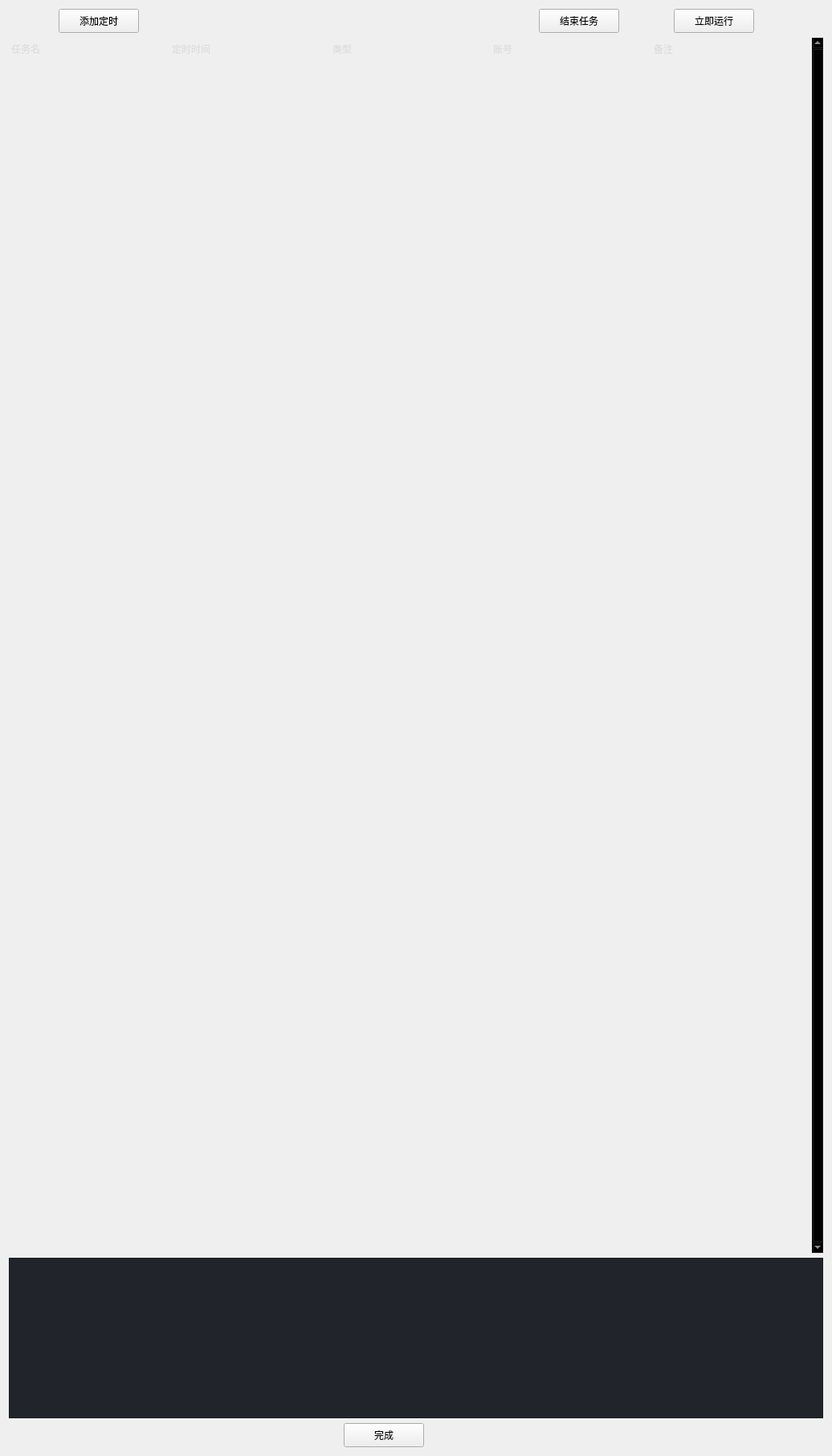
                     <widget class="QWidget" name="page_cron">
                      <layout class="QGridLayout" name="gridLayout_8">
                       <item row="0" column="0">
                        <spacer name="horizontalSpacer_3">
                         <property name="orientation">
                          <enum>Qt::Orientation::Horizontal</enum>
                         </property>
                         <property name="sizeHint" stdset="0">
                          <size>
                           <width>40</width>
                           <height>20</height>
                          </size>
                         </property>
                        </spacer>
                       </item>
                       <item row="2" column="0" colspan="19">
                        <widget class="QPlainTextEdit" name="plainTextEdit_cron">
                         <property name="minimumSize">
                          <size>
                           <width>200</width>
                           <height>200</height>
                          </size>
                         </property>
                         <property name="styleSheet">
                          <string notr="true">background-color: rgb(33, 37, 43);</string>
                         </property>
                         <property name="readOnly">
                          <bool>true</bool>
                         </property>
                         <property name="plainText">
                          <string/>
                         </property>
                         <property name="backgroundVisible">
                          <bool>false</bool>
                         </property>
                         <property name="placeholderText">
                          <string>实时运行日志</string>
                         </property>
                        </widget>
                       </item>
                       <item row="0" column="2">
                        <spacer name="horizontalSpacer_11">
                         <property name="orientation">
                          <enum>Qt::Orientation::Horizontal</enum>
                         </property>
                         <property name="sizeHint" stdset="0">
                          <size>
                           <width>40</width>
                           <height>20</height>
                          </size>
                         </property>
                        </spacer>
                       </item>
                       <item row="3" column="1">
                        <spacer name="horizontalSpacer_6">
                         <property name="orientation">
                          <enum>Qt::Orientation::Horizontal</enum>
                         </property>
                         <property name="sizeHint" stdset="0">
                          <size>
                           <width>40</width>
                           <height>20</height>
                          </size>
                         </property>
                        </spacer>
                       </item>
                       <item row="0" column="8">
                        <spacer name="horizontalSpacer_9">
                         <property name="orientation">
                          <enum>Qt::Orientation::Horizontal</enum>
                         </property>
                         <property name="sizeHint" stdset="0">
                          <size>
                           <width>40</width>
                           <height>20</height>
                          </size>
                         </property>
                        </spacer>
                       </item>
                       <item row="0" column="5">
                        <spacer name="horizontalSpacer_12">
                         <property name="orientation">
                          <enum>Qt::Orientation::Horizontal</enum>
                         </property>
                         <property name="sizeHint" stdset="0">
                          <size>
                           <width>40</width>
                           <height>20</height>
                          </size>
                         </property>
                        </spacer>
                       </item>
                       <item row="3" column="13">
                        <spacer name="horizontalSpacer_18">
                         <property name="orientation">
                          <enum>Qt::Orientation::Horizontal</enum>
                         </property>
                         <property name="sizeHint" stdset="0">
                          <size>
                           <width>40</width>
                           <height>20</height>
                          </size>
                         </property>
                        </spacer>
                       </item>
                       <item row="3" column="4">
                        <spacer name="horizontalSpacer_21">
                         <property name="orientation">
                          <enum>Qt::Orientation::Horizontal</enum>
                         </property>
                         <property name="sizeHint" stdset="0">
                          <size>
                           <width>40</width>
                           <height>20</height>
                          </size>
                         </property>
                        </spacer>
                       </item>
                       <item row="3" column="5">
                        <spacer name="horizontalSpacer_87">
                         <property name="orientation">
                          <enum>Qt::Orientation::Horizontal</enum>
                         </property>
                         <property name="sizeHint" stdset="0">
                          <size>
                           <width>40</width>
                           <height>20</height>
                          </size>
                         </property>
                        </spacer>
                       </item>
                       <item row="3" column="8" colspan="2">
                        <spacer name="horizontalSpacer_14">
                         <property name="orientation">
                          <enum>Qt::Orientation::Horizontal</enum>
                         </property>
                         <property name="sizeHint" stdset="0">
                          <size>
                           <width>40</width>
                           <height>20</height>
                          </size>
                         </property>
                        </spacer>
                       </item>
                       <item row="3" column="2">
                        <spacer name="horizontalSpacer_10">
                         <property name="orientation">
                          <enum>Qt::Orientation::Horizontal</enum>
                         </property>
                         <property name="sizeHint" stdset="0">
                          <size>
                           <width>40</width>
                           <height>20</height>
                          </size>
                         </property>
                        </spacer>
                       </item>
                       <item row="3" column="0">
                        <spacer name="horizontalSpacer_5">
                         <property name="orientation">
                          <enum>Qt::Orientation::Horizontal</enum>
                         </property>
                         <property name="sizeHint" stdset="0">
                          <size>
                           <width>40</width>
                           <height>20</height>
                          </size>
                         </property>
                        </spacer>
                       </item>
                       <item row="3" column="14" colspan="2">
                        <spacer name="horizontalSpacer_16">
                         <property name="orientation">
                          <enum>Qt::Orientation::Horizontal</enum>
                         </property>
                         <property name="sizeHint" stdset="0">
                          <size>
                           <width>40</width>
                           <height>20</height>
                          </size>
                         </property>
                        </spacer>
                       </item>
                       <item row="0" column="1">
                        <widget class="QPushButton" name="pushButton_cron_1">
                         <property name="minimumSize">
                          <size>
                           <width>100</width>
                           <height>30</height>
                          </size>
                         </property>
                         <property name="maximumSize">
                          <size>
                           <width>100</width>
                           <height>30</height>
                          </size>
                         </property>
                         <property name="text">
                          <string>添加定时</string>
                         </property>
                        </widget>
                       </item>
                       <item row="3" column="12">
                        <spacer name="horizontalSpacer_15">
                         <property name="orientation">
                          <enum>Qt::Orientation::Horizontal</enum>
                         </property>
                         <property name="sizeHint" stdset="0">
                          <size>
                           <width>40</width>
                           <height>20</height>
                          </size>
                         </property>
                        </spacer>
                       </item>
                       <item row="0" column="3">
                        <spacer name="horizontalSpacer_19">
                         <property name="orientation">
                          <enum>Qt::Orientation::Horizontal</enum>
                         </property>
                         <property name="sizeHint" stdset="0">
                          <size>
                           <width>40</width>
                           <height>20</height>
                          </size>
                         </property>
                        </spacer>
                       </item>
                       <item row="0" column="14">
                        <spacer name="horizontalSpacer_7">
                         <property name="orientation">
                          <enum>Qt::Orientation::Horizontal</enum>
                         </property>
                         <property name="sizeHint" stdset="0">
                          <size>
                           <width>40</width>
                           <height>20</height>
                          </size>
                         </property>
                        </spacer>
                       </item>
                       <item row="0" column="12">
                        <spacer name="horizontalSpacer_43">
                         <property name="orientation">
                          <enum>Qt::Orientation::Horizontal</enum>
                         </property>
                         <property name="sizeHint" stdset="0">
                          <size>
                           <width>40</width>
                           <height>20</height>
                          </size>
                         </property>
                        </spacer>
                       </item>
                       <item row="0" column="4">
                        <spacer name="horizontalSpacer_20">
                         <property name="orientation">
                          <enum>Qt::Orientation::Horizontal</enum>
                         </property>
                         <property name="sizeHint" stdset="0">
                          <size>
                           <width>40</width>
                           <height>20</height>
                          </size>
                         </property>
                        </spacer>
                       </item>
                       <item row="3" column="3">
                        <spacer name="horizontalSpacer_13">
                         <property name="orientation">
                          <enum>Qt::Orientation::Horizontal</enum>
                         </property>
                         <property name="sizeHint" stdset="0">
                          <size>
                           <width>40</width>
                           <height>20</height>
                          </size>
                         </property>
                        </spacer>
                       </item>
                       <item row="3" column="11">
                        <spacer name="horizontalSpacer_17">
                         <property name="orientation">
                          <enum>Qt::Orientation::Horizontal</enum>
                         </property>
                         <property name="sizeHint" stdset="0">
                          <size>
                           <width>40</width>
                           <height>20</height>
                          </size>
                         </property>
                        </spacer>
                       </item>
                       <item row="0" column="11">
                        <widget class="QPushButton" name="pushButton_cron_4">
                         <property name="minimumSize">
                          <size>
                           <width>100</width>
                           <height>30</height>
                          </size>
                         </property>
                         <property name="maximumSize">
                          <size>
                           <width>100</width>
                           <height>30</height>
                          </size>
                         </property>
                         <property name="text">
                          <string>结束任务</string>
                         </property>
                        </widget>
                       </item>
                       <item row="1" column="0" colspan="19">
                        <widget class="QTableWidget" name="tableWidget_cron">
                         <property name="sizePolicy">
                          <sizepolicy hsizetype="Expanding" vsizetype="Expanding">
                           <horstretch>0</horstretch>
                           <verstretch>0</verstretch>
                          </sizepolicy>
                         </property>
                         <property name="palette">
                          <palette>
                           <active>
                            <colorrole role="WindowText">
                             <brush brushstyle="SolidPattern">
                              <color alpha="255">
                               <red>221</red>
                               <green>221</green>
                               <blue>221</blue>
                              </color>
                             </brush>
                            </colorrole>
                            <colorrole role="Button">
                             <brush brushstyle="SolidPattern">
                              <color alpha="0">
                               <red>0</red>
                               <green>0</green>
                               <blue>0</blue>
                              </color>
                             </brush>
                            </colorrole>
                            <colorrole role="Text">
                             <brush brushstyle="SolidPattern">
                              <color alpha="255">
                               <red>221</red>
                               <green>221</green>
                               <blue>221</blue>
                              </color>
                             </brush>
                            </colorrole>
                            <colorrole role="ButtonText">
                             <brush brushstyle="SolidPattern">
                              <color alpha="255">
                               <red>221</red>
                               <green>221</green>
                               <blue>221</blue>
                              </color>
                             </brush>
                            </colorrole>
                            <colorrole role="Base">
                             <brush brushstyle="NoBrush">
                              <color alpha="255">
                               <red>0</red>
                               <green>0</green>
                               <blue>0</blue>
                              </color>
                             </brush>
                            </colorrole>
                            <colorrole role="Window">
                             <brush brushstyle="SolidPattern">
                              <color alpha="0">
                               <red>0</red>
                               <green>0</green>
                               <blue>0</blue>
                              </color>
                             </brush>
                            </colorrole>
                            <colorrole role="PlaceholderText">
                             <brush brushstyle="SolidPattern">
                              <color alpha="128">
                               <red>221</red>
                               <green>221</green>
                               <blue>221</blue>
                              </color>
                             </brush>
                            </colorrole>
                           </active>
                           <inactive>
                            <colorrole role="WindowText">
                             <brush brushstyle="SolidPattern">
                              <color alpha="255">
                               <red>221</red>
                               <green>221</green>
                               <blue>221</blue>
                              </color>
                             </brush>
                            </colorrole>
                            <colorrole role="Button">
                             <brush brushstyle="SolidPattern">
                              <color alpha="0">
                               <red>0</red>
                               <green>0</green>
                               <blue>0</blue>
                              </color>
                             </brush>
                            </colorrole>
                            <colorrole role="Text">
                             <brush brushstyle="SolidPattern">
                              <color alpha="255">
                               <red>221</red>
                               <green>221</green>
                               <blue>221</blue>
                              </color>
                             </brush>
                            </colorrole>
                            <colorrole role="ButtonText">
                             <brush brushstyle="SolidPattern">
                              <color alpha="255">
                               <red>221</red>
                               <green>221</green>
                               <blue>221</blue>
                              </color>
                             </brush>
                            </colorrole>
                            <colorrole role="Base">
                             <brush brushstyle="NoBrush">
                              <color alpha="255">
                               <red>0</red>
                               <green>0</green>
                               <blue>0</blue>
                              </color>
                             </brush>
                            </colorrole>
                            <colorrole role="Window">
                             <brush brushstyle="SolidPattern">
                              <color alpha="0">
                               <red>0</red>
                               <green>0</green>
                               <blue>0</blue>
                              </color>
                             </brush>
                            </colorrole>
                            <colorrole role="PlaceholderText">
                             <brush brushstyle="SolidPattern">
                              <color alpha="128">
                               <red>221</red>
                               <green>221</green>
                               <blue>221</blue>
                              </color>
                             </brush>
                            </colorrole>
                           </inactive>
                           <disabled>
                            <colorrole role="WindowText">
                             <brush brushstyle="SolidPattern">
                              <color alpha="255">
                               <red>221</red>
                               <green>221</green>
                               <blue>221</blue>
                              </color>
                             </brush>
                            </colorrole>
                            <colorrole role="Button">
                             <brush brushstyle="SolidPattern">
                              <color alpha="0">
                               <red>0</red>
                               <green>0</green>
                               <blue>0</blue>
                              </color>
                             </brush>
                            </colorrole>
                            <colorrole role="Text">
                             <brush brushstyle="SolidPattern">
                              <color alpha="255">
                               <red>221</red>
                               <green>221</green>
                               <blue>221</blue>
                              </color>
                             </brush>
                            </colorrole>
                            <colorrole role="ButtonText">
                             <brush brushstyle="SolidPattern">
                              <color alpha="255">
                               <red>221</red>
                               <green>221</green>
                               <blue>221</blue>
                              </color>
                             </brush>
                            </colorrole>
                            <colorrole role="Base">
                             <brush brushstyle="NoBrush">
                              <color alpha="255">
                               <red>0</red>
                               <green>0</green>
                               <blue>0</blue>
                              </color>
                             </brush>
                            </colorrole>
                            <colorrole role="Window">
                             <brush brushstyle="SolidPattern">
                              <color alpha="0">
                               <red>0</red>
                               <green>0</green>
                               <blue>0</blue>
                              </color>
                             </brush>
                            </colorrole>
                            <colorrole role="PlaceholderText">
                             <brush brushstyle="SolidPattern">
                              <color alpha="128">
                               <red>221</red>
                               <green>221</green>
                               <blue>221</blue>
                              </color>
                             </brush>
                            </colorrole>
                           </disabled>
                          </palette>
                         </property>
                         <property name="frameShape">
                          <enum>QFrame::Shape::NoFrame</enum>
                         </property>
                         <property name="verticalScrollBarPolicy">
                          <enum>Qt::ScrollBarPolicy::ScrollBarAlwaysOn</enum>
                         </property>
                         <property name="sizeAdjustPolicy">
                          <enum>QAbstractScrollArea::SizeAdjustPolicy::AdjustToContents</enum>
                         </property>
                         <property name="editTriggers">
                          <set>QAbstractItemView::EditTrigger::NoEditTriggers</set>
                         </property>
                         <property name="selectionMode">
                          <enum>QAbstractItemView::SelectionMode::SingleSelection</enum>
                         </property>
                         <property name="selectionBehavior">
                          <enum>QAbstractItemView::SelectionBehavior::SelectRows</enum>
                         </property>
                         <property name="showGrid">
                          <bool>true</bool>
                         </property>
                         <property name="gridStyle">
                          <enum>Qt::PenStyle::SolidLine</enum>
                         </property>
                         <property name="sortingEnabled">
                          <bool>false</bool>
                         </property>
                         <property name="rowCount">
                          <number>50</number>
                         </property>
                         <attribute name="horizontalHeaderVisible">
                          <bool>false</bool>
                         </attribute>
                         <attribute name="horizontalHeaderCascadingSectionResizes">
                          <bool>true</bool>
                         </attribute>
                         <attribute name="horizontalHeaderDefaultSectionSize">
                          <number>200</number>
                         </attribute>
                         <attribute name="horizontalHeaderStretchLastSection">
                          <bool>true</bool>
                         </attribute>
                         <attribute name="verticalHeaderVisible">
                          <bool>false</bool>
                         </attribute>
                         <attribute name="verticalHeaderCascadingSectionResizes">
                          <bool>false</bool>
                         </attribute>
                         <attribute name="verticalHeaderHighlightSections">
                          <bool>false</bool>
                         </attribute>
                         <attribute name="verticalHeaderStretchLastSection">
                          <bool>true</bool>
                         </attribute>
                         <row>
                          <property name="text">
                           <string>New Row</string>
                          </property>
                          <property name="font">
                           <font>
                            <family>Segoe UI</family>
                           </font>
                          </property>
                         </row>
                         <row>
                          <property name="text">
                           <string>New Row</string>
                          </property>
                         </row>
                         <row>
                          <property name="text">
                           <string>New Row</string>
                          </property>
                         </row>
                         <row>
                          <property name="text">
                           <string>New Row</string>
                          </property>
                         </row>
                         <row>
                          <property name="text">
                           <string>New Row</string>
                          </property>
                         </row>
                         <row>
                          <property name="text">
                           <string>New Row</string>
                          </property>
                         </row>
                         <row>
                          <property name="text">
                           <string>New Row</string>
                          </property>
                         </row>
                         <row/>
                         <row/>
                         <row/>
                         <row/>
                         <row/>
                         <row/>
                         <row/>
                         <row/>
                         <row/>
                         <row/>
                         <row/>
                         <row/>
                         <row/>
                         <row/>
                         <row/>
                         <row/>
                         <row/>
                         <row/>
                         <row/>
                         <row/>
                         <row/>
                         <row/>
                         <row/>
                         <row/>
                         <row/>
                         <row/>
                         <row/>
                         <row/>
                         <row/>
                         <row/>
                         <row/>
                         <row/>
                         <row/>
                         <row/>
                         <row/>
                         <row/>
                         <row/>
                         <row/>
                         <row/>
                         <row/>
                         <row/>
                         <row/>
                         <row/>
                         <column>
                          <property name="text">
                           <string>0</string>
                          </property>
                         </column>
                         <column>
                          <property name="text">
                           <string>1</string>
                          </property>
                         </column>
                         <column>
                          <property name="text">
                           <string>2</string>
                          </property>
                         </column>
                         <column>
                          <property name="text">
                           <string>3</string>
                          </property>
                         </column>
                         <column>
                          <property name="text">
                           <string>4</string>
                          </property>
                         </column>
                         <item row="0" column="0">
                          <property name="text">
                           <string>任务名</string>
                          </property>
                         </item>
                         <item row="0" column="1">
                          <property name="text">
                           <string>定时时间</string>
                          </property>
                         </item>
                         <item row="0" column="2">
                          <property name="text">
                           <string>类型</string>
                          </property>
                         </item>
                         <item row="0" column="3">
                          <property name="text">
                           <string>账号</string>
                          </property>
                         </item>
                         <item row="0" column="4">
                          <property name="text">
                           <string>备注</string>
                          </property>
                         </item>
                        </widget>
                       </item>
                       <item row="0" column="13">
                        <widget class="QPushButton" name="pushButton_cron_3">
                         <property name="minimumSize">
                          <size>
                           <width>100</width>
                           <height>30</height>
                          </size>
                         </property>
                         <property name="maximumSize">
                          <size>
                           <width>100</width>
                           <height>30</height>
                          </size>
                         </property>
                         <property name="text">
                          <string>立即运行</string>
                         </property>
                        </widget>
                       </item>
                       <item row="0" column="6">
                        <spacer name="horizontalSpacer_4">
                         <property name="orientation">
                          <enum>Qt::Orientation::Horizontal</enum>
                         </property>
                         <property name="sizeHint" stdset="0">
                          <size>
                           <width>40</width>
                           <height>20</height>
                          </size>
                         </property>
                        </spacer>
                       </item>
                       <item row="0" column="7">
                        <spacer name="horizontalSpacer_8">
                         <property name="orientation">
                          <enum>Qt::Orientation::Horizontal</enum>
                         </property>
                         <property name="sizeHint" stdset="0">
                          <size>
                           <width>40</width>
                           <height>20</height>
                          </size>
                         </property>
                        </spacer>
                       </item>
                       <item row="3" column="6">
                        <widget class="QPushButton" name="pushButton_cron_2">
                         <property name="minimumSize">
                          <size>
                           <width>100</width>
                           <height>30</height>
                          </size>
                         </property>
                         <property name="maximumSize">
                          <size>
                           <width>100</width>
                           <height>30</height>
                          </size>
                         </property>
                         <property name="text">
                          <string>完成</string>
                         </property>
                        </widget>
                       </item>
                       <item row="3" column="7">
                        <spacer name="horizontalSpacer_88">
                         <property name="orientation">
                          <enum>Qt::Orientation::Horizontal</enum>
                         </property>
                         <property name="sizeHint" stdset="0">
                          <size>
                           <width>40</width>
                           <height>20</height>
                          </size>
                         </property>
                        </spacer>
                       </item>
                      </layout>
                     </widget>
